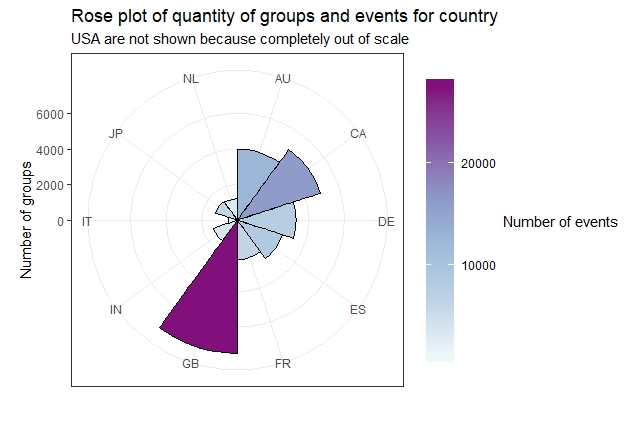

R code for this plot:
library(ggplot2)
library(ggthemes)

data <- read.csv("GIT/ArangoDB_Meetup/csv/exported_queries/Gruppi_per_paese.csv")
data1 <- read.csv("GIT/ArangoDB_Meetup/csv/exported_queries/Eventi_per_paese.csv")
head(data)
head(data1)

names(data1) <- c("Numero_eventi", "Country")
head(data1)
names(data) <- c("Country", "Numero_gruppi")
head(data)

data_final <- merge(data, data1, intersect("Country", "Country"))
head(data_final)
data_final_ordered <- data_final[order(data_final$Numero_gruppi, decreasing = TRUE), c(1:3)]
data_final_ordered <- data_final_ordered[2:10,]
data_final_ordered
data_final_italy <- data_final[data_final$Country =="it",]
data_final_italy
data_plot <- rbind(data_final_ordered, data_final_italy)
data_plot
#population <- c(32720000, 64170000, 36503000, 25197700,
                81800000, 47198000, 67795000, 1335250000,
                126440000, 60483973)
data_plot$Country <- toupper(data_plot$Country)
#data_plot$Eventi_norm <- data_plot$Numero_eventi/data_plot$Numero_gruppi
#data_plot$Gruppi_norm <- data_plot$Numero_gruppi/population
#data_plot <- data_plot[-1,]
#data_plot <- data_plot[-c(7,8),]
#data_plot <- data_plot[order(data_plot$Gruppi_norm, decreasing = TRUE), c(1:5)]
#data_plot$Eventi_norm <- 1/data_plot$Eventi_norm
ggplot(data_plot, aes(x = Country, y = Numero_gruppi, fill = Numero_eventi)) +
  geom_bar(stat = "identity", width = 1, color = "black") +
  coord_polar() +
  theme_bw() +
  scale_fill_distiller(type = "seq", palette = "BuPu", direction = 1, name = "Number of events") +
  labs(x = "",
       y = "Number of groups", 
       title = "Rose plot of quantity of groups and events for country",
       subtitle = "USA are not shown because completely out of scale") +
  theme(legend.key.size = unit(1.5, "cm"),
        legend.key.width = unit(.75, "cm"),
        legend.direction = "vertical") +
  guides(fill = guide_colorbar(title.position = "right"))
data_plot
